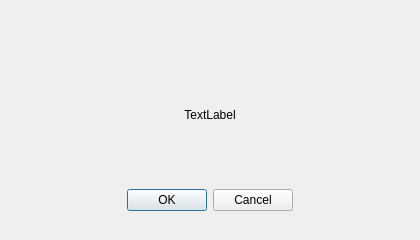
<?xml version="1.0" encoding="UTF-8"?>
<ui version="4.0">
 <class>MsgBoxDialog</class>
 <widget class="QDialog" name="MsgBoxDialog">
  <property name="geometry">
   <rect>
    <x>0</x>
    <y>0</y>
    <width>420</width>
    <height>240</height>
   </rect>
  </property>
  <property name="minimumSize">
   <size>
    <width>420</width>
    <height>240</height>
   </size>
  </property>
  <property name="windowTitle">
   <string notr="true">Dialog</string>
  </property>
  <layout class="QVBoxLayout" name="verticalLayout_2">
   <property name="spacing">
    <number>0</number>
   </property>
   <property name="leftMargin">
    <number>0</number>
   </property>
   <property name="topMargin">
    <number>0</number>
   </property>
   <property name="rightMargin">
    <number>0</number>
   </property>
   <property name="bottomMargin">
    <number>0</number>
   </property>
   <item>
    <widget class="CustomTitle" name="titleBar" native="true">
     <property name="sizePolicy">
      <sizepolicy hsizetype="Expanding" vsizetype="Fixed">
       <horstretch>0</horstretch>
       <verstretch>0</verstretch>
      </sizepolicy>
     </property>
     <property name="minimumSize">
      <size>
       <width>0</width>
       <height>48</height>
      </size>
     </property>
    </widget>
   </item>
   <item>
    <widget class="QWidget" name="mainWidget" native="true">
     <layout class="QVBoxLayout" name="verticalLayout" stretch="1,0">
      <property name="spacing">
       <number>0</number>
      </property>
      <property name="leftMargin">
       <number>0</number>
      </property>
      <property name="topMargin">
       <number>0</number>
      </property>
      <property name="rightMargin">
       <number>0</number>
      </property>
      <property name="bottomMargin">
       <number>22</number>
      </property>
      <item>
       <widget class="QWidget" name="widget" native="true">
        <layout class="QHBoxLayout" name="horizontalLayout">
         <property name="leftMargin">
          <number>60</number>
         </property>
         <property name="topMargin">
          <number>0</number>
         </property>
         <property name="rightMargin">
          <number>60</number>
         </property>
         <property name="bottomMargin">
          <number>0</number>
         </property>
         <item>
          <widget class="QLabel" name="label">
           <property name="text">
            <string>TextLabel</string>
           </property>
           <property name="alignment">
            <set>Qt::AlignCenter</set>
           </property>
           <property name="wordWrap">
            <bool>true</bool>
           </property>
          </widget>
         </item>
        </layout>
       </widget>
      </item>
      <item>
       <widget class="QDialogButtonBox" name="buttonBox">
        <property name="sizePolicy">
         <sizepolicy hsizetype="Expanding" vsizetype="Maximum">
          <horstretch>0</horstretch>
          <verstretch>0</verstretch>
         </sizepolicy>
        </property>
        <property name="minimumSize">
         <size>
          <width>0</width>
          <height>36</height>
         </size>
        </property>
        <property name="maximumSize">
         <size>
          <width>16777215</width>
          <height>36</height>
         </size>
        </property>
        <property name="orientation">
         <enum>Qt::Horizontal</enum>
        </property>
        <property name="standardButtons">
         <set>QDialogButtonBox::Cancel|QDialogButtonBox::Ok</set>
        </property>
        <property name="centerButtons">
         <bool>true</bool>
        </property>
       </widget>
      </item>
     </layout>
    </widget>
   </item>
  </layout>
 </widget>
 <customwidgets>
  <customwidget>
   <class>CustomTitle</class>
   <extends>QWidget</extends>
   <header>TitleBar.h</header>
   <container>1</container>
  </customwidget>
 </customwidgets>
 <resources/>
 <connections>
  <connection>
   <sender>buttonBox</sender>
   <signal>accepted()</signal>
   <receiver>MsgBoxDialog</receiver>
   <slot>accept()</slot>
   <hints>
    <hint type="sourcelabel">
     <x>167</x>
     <y>206</y>
    </hint>
    <hint type="destinationlabel">
     <x>497</x>
     <y>72</y>
    </hint>
   </hints>
  </connection>
  <connection>
   <sender>buttonBox</sender>
   <signal>rejected()</signal>
   <receiver>MsgBoxDialog</receiver>
   <slot>reject()</slot>
   <hints>
    <hint type="sourcelabel">
     <x>253</x>
     <y>200</y>
    </hint>
    <hint type="destinationlabel">
     <x>370</x>
     <y>285</y>
    </hint>
   </hints>
  </connection>
 </connections>
</ui>
